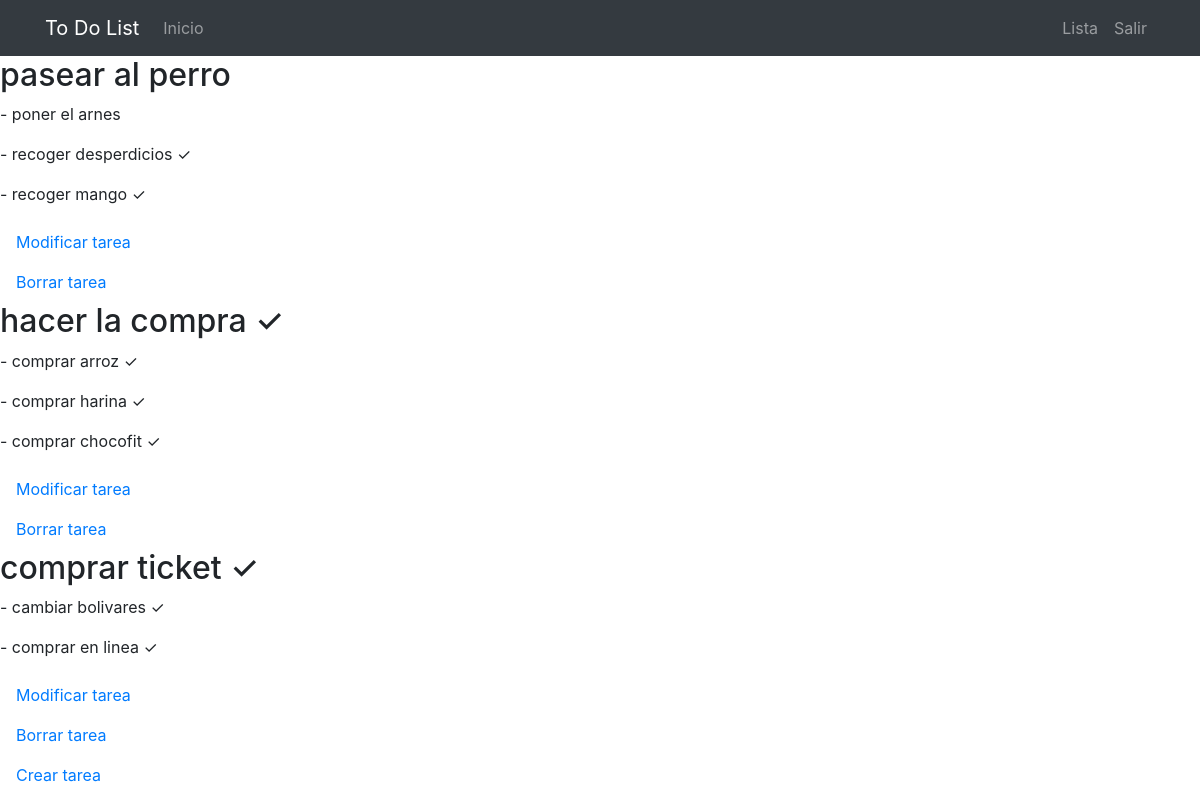
Screenshot of /list/angelo55/ (signed in) with the database file from the repository.
### list/models.py (models this page shows, shortened)
class Task(models.Model):
    title = models.CharField(blank=False, null=False, max_length=200)
    is_completed = models.BooleanField(default=False)
    list = models.ForeignKey(List, on_delete=models.CASCADE)
    def __str__(self) -> str:
        return self.title

class SubTask(models.Model):
    title = models.CharField(blank=False, null=False, max_length=200)
    is_completed = models.BooleanField(default=False)
    task = models.ForeignKey(Task, on_delete=models.CASCADE)

### list/views.py (the view)
# urls.py: path('<str:user>/', ToDoListView.as_view(), name="lista"),
class ToDoListView(LoginRequiredMixin, ListView):
    model = Task
    template_name = 'list/list.html'
    def get_queryset(self):
        user_list = List.objects.filter(title=f"lista de {self.request.user.get_username()}").first()
        return super().get_queryset().filter(list_id=user_list.id)

### list/views.py (called while the page is built)
    def dispatch(self, request, *args, **kwargs):
        if request.user.get_username() not in request.path:
            return redirect(reverse_lazy('home'))
        return super(LoginRequiredMixin, self).dispatch(request, *args, **kwargs)

### list/templates/list/list.html (shortened to what this page needs)
{% extends 'core/base.html' %}
{% load static %}
{% block content %}
{% for task in task_list %}
<h2>{{ task }} {% if task.is_completed == True %}✓{% endif %}</h2>
{% for subtask in task.subtask_set.all %}
{% if subtask.task_id == task.id %}
<p> -  {{subtask.title}} {% if subtask.is_completed == True %}✓{% endif %}</p>
{% endif %}
{% endfor %}
<a class="nav-link" href="{% url 'detail' request.user.get_username task.pk %}">Modificar tarea</a>
<a class="nav-link" href="{% url 'delete' request.user.get_username task.pk %}">Borrar tarea </a>
{% endfor %}
<a class="nav-link" href="{% url 'create' request.user.get_username %}">Crear tarea
</a>
{% endblock %}

### core/templates/core/base.html (shortened to what this page needs)
<!DOCTYPE html>
<html lang="es">
  <head>
    {% load static %}
    <link href="{% static 'core/vendor/bootstrap/css/bootstrap.min.css' %}" rel="stylesheet">
    <link href="{% static 'core/vendor/font-awesome/css/font-awesome.min.css' %}" rel="stylesheet" type="text/css">
    <link href="{% static 'core/css/main.css' %}" rel="stylesheet">
  </head>
  <body>
    <body>
      <nav class="navbar navbar-expand-lg navbar-dark bg-dark">
        <div class="container">
          <a class="navbar-brand" href="{% url 'home' %}">To Do List</a>
          <div class="collapse navbar-collapse" id="ned">
            <ul class="navbar-nav mr-auto">
              <li class="nav-item">
                <a class="nav-link" href="{% url 'home' %}">Inicio</a>
              </li>
            </ul>
            <ul class="navbar-nav">
              {% if not request.user.is_authenticated %}
                <li class="nav-item">
                  <a class="nav-link" href="{% url 'login' %}">Acceder
                  </a>
                </li>
                <li class="nav-item">
                  <a class="nav-link" href="{% url 'signup' %}">Registro
                  </a>
                </li>
              {% else %}
                <li class="nav-item">
                <a class="nav-link" href="{% url 'lista' request.user.get_username %}">Lista
                </a>
                </li>
                <li class="nav-item">
                  <a class="nav-link" href="{% url 'logout' %}">Salir
                  </a>
                </li>
              {% endif %}
            </ul>
          </div>
        </div>
      </nav>
      {% block content %}{% endblock %}
  </body>
</html>

### core/static/core/css/main.css (style rules this page uses)
:root { --jumbotron-padding-y: 3rem; }

### rows the page displays
Task: title "pasear al perro"
SubTask: title "poner el arnes"
SubTask: title "recoger desperdicios"
SubTask: title "recoger mango"
Task: title "hacer la compra"
SubTask: title "comprar arroz"
SubTask: title "comprar harina"
SubTask: title "comprar chocofit"
Task: title "comprar ticket"
SubTask: title "cambiar bolivares"
SubTask: title "comprar en linea"
